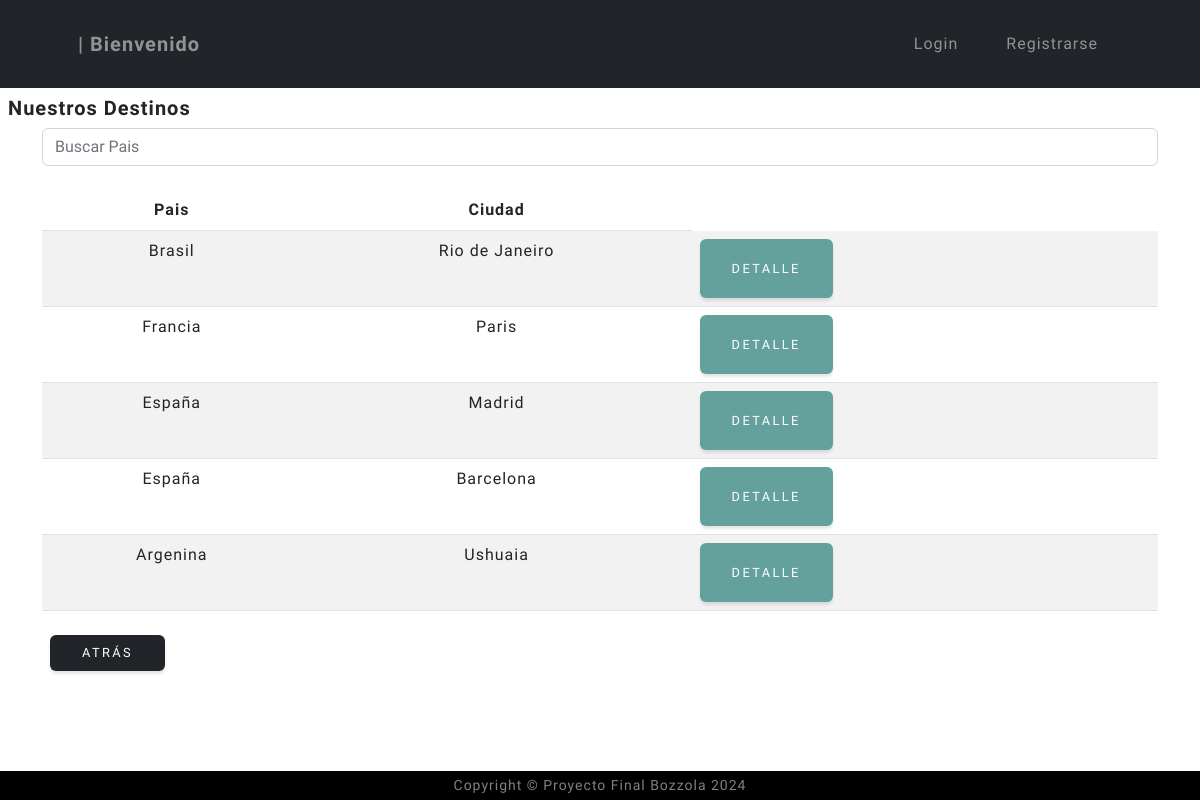
/viaje/viaje/list/, run on the app's committed database.
### viaje/models.py (models this page shows, shortened)
class ViajeCategoria(models.Model):
    pais = models.CharField(max_length=100)
    ciudad = models.CharField(max_length=100)
    descripcion = models.TextField(null=True, blank=True, verbose_name="descripción")
    class Meta:
        verbose_name = "categoría de destino"
        verbose_name_plural = "categorías de destinos"

### viaje/views.py (the view)
# urls.py: path("viaje/list/", ViajeCategoriaList.as_view(), name="viajecategoria_list"),
class ViajeCategoriaList(ListView):
    model = ViajeCategoria
    def get_queryset(self):
        if self.request.GET.get("consulta"):
            consulta = self.request.GET.get("consulta")
            object_list = ViajeCategoria.objects.filter(pais__icontains=consulta)
        else:
            object_list = ViajeCategoria.objects.all()
        return object_list

### viaje/templates/viaje/viajecategoria_list.html (shortened to what this page needs)
{% extends "Coder/base.html" %}
{% block content_title %}
<div class="m-2 strong">
    <h5><strong>Nuestros Destinos</strong></h5>
</div>
{% endblock content_title %}
{% block contenido %}
    <div class="container">
        <div class="mb-4">
            <form method="get">
                <input type="text" class="form-control" name="consulta" placeholder="Buscar Pais">
            </form>
        </div>
        <table class="table table-striped">
            <thead>
              <tr>
                <th class="text-center">Pais</th>
                <th class="text-center">Ciudad</th>
              </tr>
            </thead>
            <tbody>
              {% for categoria in object_list %}
                <tr>
                  <td class="text-center">{{ categoria.pais}}</td>
                  <td class="text-center">{{ categoria.ciudad}}</td>
                  <td>
                    {% if user.username == 'admin' %}
                      <a href="{% url 'viaje:viajecategoria_detail' categoria.id%}" class="btn btn-primary me-2">Detalle</a>
                      <a href="{% url 'viaje:viajecategoria_update' categoria.id %}" class="btn btn-warning me-2">Editar</a>
                      <a href="{% url 'viaje:viajecategoria_confirm_delete' categoria.id %}" class="btn btn-danger">Eliminar</a>
                    {% else %}
                      <a href="{% url 'viaje:viajecategoria_detail' categoria.id%}" class="btn btn-primary me-2">Detalle</a>
                    {% endif %}
                  </td>
                </tr>
              {% empty %}
                <tr>
                  <td class="text-center">No hay categorías disponibles.</td>
                </tr>
              {% endfor %}
            </tbody>
        </table>
        <a href="{% url 'viaje:index' %}" class="py-2 btn btn-dark m-2">Atrás</a>
{% endblock contenido %}

### data on the page
ViajeCategoria: pais "Brasil", ciudad "Rio de Janeiro"
ViajeCategoria: pais "Francia", ciudad "Paris"
ViajeCategoria: pais "España", ciudad "Madrid"
ViajeCategoria: pais "España", ciudad "Barcelona"
ViajeCategoria: pais "Argenina", ciudad "Ushuaia"
